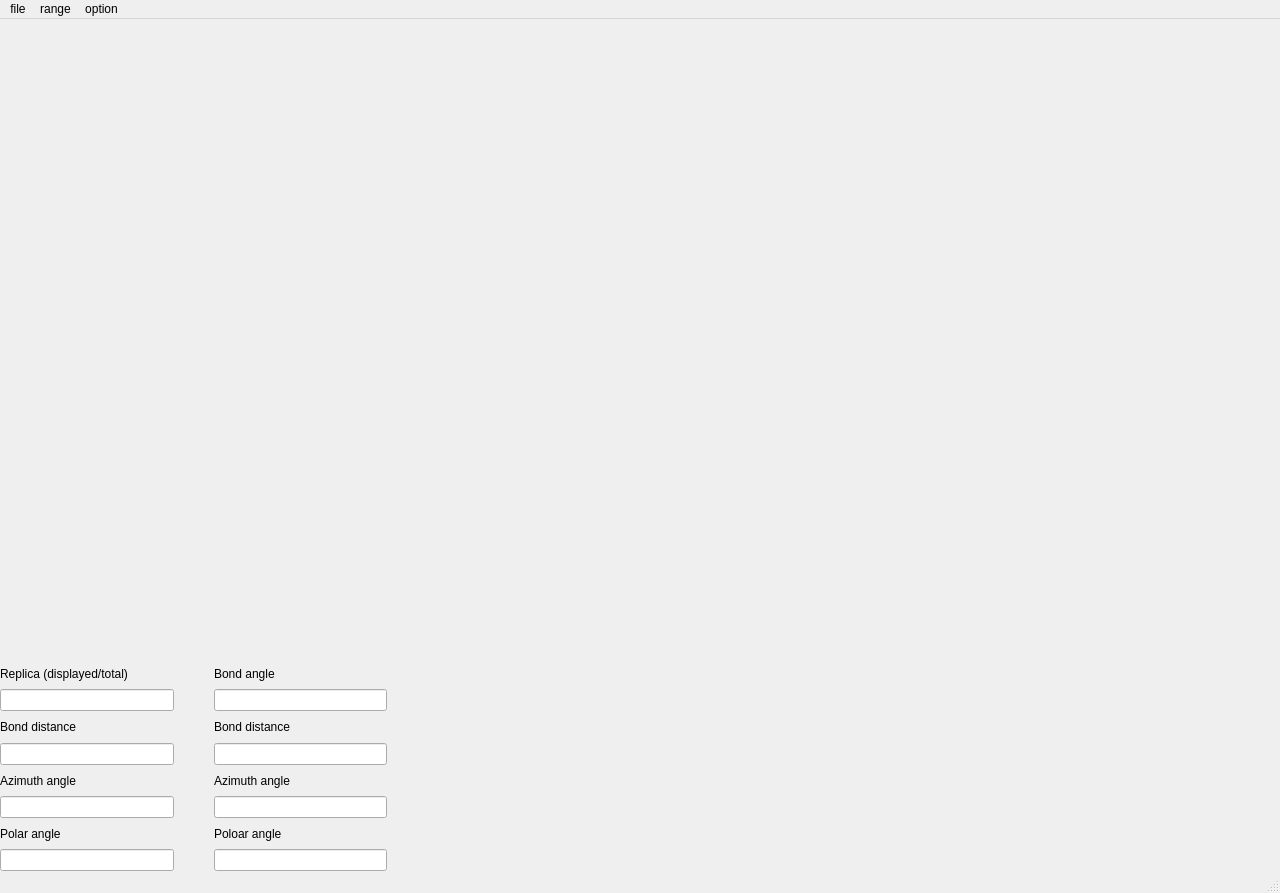
<?xml version="1.0" encoding="UTF-8"?>
<ui version="4.0">
 <class>MainWindow</class>
 <widget class="QMainWindow" name="MainWindow">
  <property name="geometry">
   <rect>
    <x>0</x>
    <y>0</y>
    <width>1280</width>
    <height>893</height>
   </rect>
  </property>
  <property name="sizePolicy">
   <sizepolicy hsizetype="Expanding" vsizetype="Expanding">
    <horstretch>0</horstretch>
    <verstretch>0</verstretch>
   </sizepolicy>
  </property>
  <property name="minimumSize">
   <size>
    <width>1280</width>
    <height>893</height>
   </size>
  </property>
  <property name="windowTitle">
   <string>MainWindow</string>
  </property>
  <widget class="QWidget" name="centralwidget">
   <property name="sizePolicy">
    <sizepolicy hsizetype="Expanding" vsizetype="Expanding">
     <horstretch>0</horstretch>
     <verstretch>0</verstretch>
    </sizepolicy>
   </property>
   <property name="minimumSize">
    <size>
     <width>1280</width>
     <height>720</height>
    </size>
   </property>
   <layout class="QHBoxLayout" name="horizontalLayout_2">
    <property name="spacing">
     <number>0</number>
    </property>
    <property name="leftMargin">
     <number>0</number>
    </property>
    <property name="topMargin">
     <number>0</number>
    </property>
    <property name="rightMargin">
     <number>0</number>
    </property>
    <property name="bottomMargin">
     <number>0</number>
    </property>
    <item>
     <layout class="QGridLayout" name="centralLayout" rowstretch="3,1" columnstretch="1,2">
      <property name="spacing">
       <number>0</number>
      </property>
      <item row="0" column="1">
       <widget class="QWidget" name="g2dWidget" native="true">
        <layout class="QVBoxLayout" name="verticalLayout">
         <property name="spacing">
          <number>0</number>
         </property>
         <property name="leftMargin">
          <number>0</number>
         </property>
         <property name="topMargin">
          <number>0</number>
         </property>
         <property name="rightMargin">
          <number>0</number>
         </property>
         <property name="bottomMargin">
          <number>0</number>
         </property>
         <item>
          <layout class="QVBoxLayout" name="g2dLayout" stretch="2,1">
           <property name="spacing">
            <number>0</number>
           </property>
           <item>
            <widget class="QWidget" name="spWidget" native="true">
             <layout class="QGridLayout" name="gridLayout">
              <property name="leftMargin">
               <number>0</number>
              </property>
              <property name="topMargin">
               <number>0</number>
              </property>
              <property name="rightMargin">
               <number>0</number>
              </property>
              <property name="bottomMargin">
               <number>0</number>
              </property>
              <property name="spacing">
               <number>0</number>
              </property>
              <item row="0" column="0">
               <layout class="QGridLayout" name="spLayout">
                <property name="sizeConstraint">
                 <enum>QLayout::SetMinimumSize</enum>
                </property>
                <property name="spacing">
                 <number>0</number>
                </property>
                <item row="0" column="1">
                 <widget class="QWidget" name="aoWidget" native="true">
                  <property name="font">
                   <font>
                    <family>Arial</family>
                    <pointsize>10</pointsize>
                   </font>
                  </property>
                  <layout class="QGridLayout" name="gridLayout_2">
                   <property name="leftMargin">
                    <number>0</number>
                   </property>
                   <property name="topMargin">
                    <number>0</number>
                   </property>
                   <property name="rightMargin">
                    <number>0</number>
                   </property>
                   <property name="bottomMargin">
                    <number>0</number>
                   </property>
                   <property name="spacing">
                    <number>0</number>
                   </property>
                   <item row="0" column="0">
                    <layout class="QGridLayout" name="aoLayout">
                     <property name="leftMargin">
                      <number>1</number>
                     </property>
                     <property name="topMargin">
                      <number>1</number>
                     </property>
                     <property name="rightMargin">
                      <number>1</number>
                     </property>
                     <property name="bottomMargin">
                      <number>1</number>
                     </property>
                     <property name="spacing">
                      <number>1</number>
                     </property>
                    </layout>
                   </item>
                  </layout>
                 </widget>
                </item>
                <item row="1" column="1">
                 <widget class="QWidget" name="asWidget" native="true">
                  <property name="font">
                   <font>
                    <family>Arial</family>
                    <pointsize>10</pointsize>
                   </font>
                  </property>
                  <layout class="QGridLayout" name="gridLayout_3">
                   <property name="leftMargin">
                    <number>0</number>
                   </property>
                   <property name="topMargin">
                    <number>0</number>
                   </property>
                   <property name="rightMargin">
                    <number>0</number>
                   </property>
                   <property name="bottomMargin">
                    <number>0</number>
                   </property>
                   <property name="spacing">
                    <number>0</number>
                   </property>
                   <item row="0" column="0">
                    <layout class="QGridLayout" name="asLayout">
                     <property name="leftMargin">
                      <number>1</number>
                     </property>
                     <property name="topMargin">
                      <number>1</number>
                     </property>
                     <property name="rightMargin">
                      <number>1</number>
                     </property>
                     <property name="bottomMargin">
                      <number>1</number>
                     </property>
                     <property name="spacing">
                      <number>1</number>
                     </property>
                    </layout>
                   </item>
                  </layout>
                 </widget>
                </item>
                <item row="0" column="0">
                 <widget class="QWidget" name="doWidget" native="true">
                  <property name="font">
                   <font>
                    <family>Arial</family>
                    <pointsize>10</pointsize>
                   </font>
                  </property>
                  <layout class="QGridLayout" name="gridLayout_4" rowstretch="0">
                   <property name="leftMargin">
                    <number>0</number>
                   </property>
                   <property name="topMargin">
                    <number>0</number>
                   </property>
                   <property name="rightMargin">
                    <number>0</number>
                   </property>
                   <property name="bottomMargin">
                    <number>0</number>
                   </property>
                   <property name="spacing">
                    <number>0</number>
                   </property>
                   <item row="0" column="0">
                    <layout class="QGridLayout" name="doLayout">
                     <property name="leftMargin">
                      <number>1</number>
                     </property>
                     <property name="topMargin">
                      <number>1</number>
                     </property>
                     <property name="rightMargin">
                      <number>1</number>
                     </property>
                     <property name="bottomMargin">
                      <number>1</number>
                     </property>
                     <property name="spacing">
                      <number>1</number>
                     </property>
                    </layout>
                   </item>
                  </layout>
                 </widget>
                </item>
                <item row="1" column="0">
                 <widget class="QWidget" name="dsWidget" native="true">
                  <property name="font">
                   <font>
                    <family>Arial</family>
                    <pointsize>10</pointsize>
                   </font>
                  </property>
                  <layout class="QGridLayout" name="gridLayout_5">
                   <property name="leftMargin">
                    <number>0</number>
                   </property>
                   <property name="topMargin">
                    <number>0</number>
                   </property>
                   <property name="rightMargin">
                    <number>0</number>
                   </property>
                   <property name="bottomMargin">
                    <number>0</number>
                   </property>
                   <property name="spacing">
                    <number>0</number>
                   </property>
                   <item row="0" column="0">
                    <layout class="QGridLayout" name="dsLayout">
                     <property name="leftMargin">
                      <number>1</number>
                     </property>
                     <property name="topMargin">
                      <number>1</number>
                     </property>
                     <property name="rightMargin">
                      <number>1</number>
                     </property>
                     <property name="bottomMargin">
                      <number>1</number>
                     </property>
                     <property name="spacing">
                      <number>1</number>
                     </property>
                    </layout>
                   </item>
                  </layout>
                 </widget>
                </item>
                <item row="0" column="2">
                 <widget class="QWidget" name="eoWidget" native="true">
                  <property name="font">
                   <font>
                    <family>Arial</family>
                    <pointsize>10</pointsize>
                   </font>
                  </property>
                  <layout class="QGridLayout" name="gridLayout_6">
                   <property name="leftMargin">
                    <number>0</number>
                   </property>
                   <property name="topMargin">
                    <number>0</number>
                   </property>
                   <property name="rightMargin">
                    <number>0</number>
                   </property>
                   <property name="bottomMargin">
                    <number>0</number>
                   </property>
                   <property name="spacing">
                    <number>0</number>
                   </property>
                   <item row="0" column="0">
                    <layout class="QGridLayout" name="eoLayout">
                     <property name="leftMargin">
                      <number>1</number>
                     </property>
                     <property name="topMargin">
                      <number>1</number>
                     </property>
                     <property name="rightMargin">
                      <number>1</number>
                     </property>
                     <property name="bottomMargin">
                      <number>1</number>
                     </property>
                     <property name="spacing">
                      <number>1</number>
                     </property>
                    </layout>
                   </item>
                  </layout>
                 </widget>
                </item>
                <item row="1" column="2">
                 <widget class="QWidget" name="esWidget" native="true">
                  <property name="font">
                   <font>
                    <family>Arial</family>
                    <pointsize>10</pointsize>
                   </font>
                  </property>
                  <layout class="QGridLayout" name="gridLayout_7">
                   <property name="leftMargin">
                    <number>0</number>
                   </property>
                   <property name="topMargin">
                    <number>0</number>
                   </property>
                   <property name="rightMargin">
                    <number>0</number>
                   </property>
                   <property name="bottomMargin">
                    <number>0</number>
                   </property>
                   <property name="spacing">
                    <number>0</number>
                   </property>
                   <item row="0" column="0">
                    <layout class="QGridLayout" name="esLayout">
                     <property name="leftMargin">
                      <number>1</number>
                     </property>
                     <property name="topMargin">
                      <number>1</number>
                     </property>
                     <property name="rightMargin">
                      <number>1</number>
                     </property>
                     <property name="bottomMargin">
                      <number>1</number>
                     </property>
                     <property name="spacing">
                      <number>1</number>
                     </property>
                    </layout>
                   </item>
                  </layout>
                 </widget>
                </item>
               </layout>
              </item>
             </layout>
            </widget>
           </item>
           <item>
            <widget class="QWidget" name="tiWidget" native="true">
             <layout class="QHBoxLayout" name="horizontalLayout_3">
              <property name="spacing">
               <number>0</number>
              </property>
              <property name="leftMargin">
               <number>0</number>
              </property>
              <property name="topMargin">
               <number>0</number>
              </property>
              <property name="rightMargin">
               <number>0</number>
              </property>
              <property name="bottomMargin">
               <number>0</number>
              </property>
              <item>
               <layout class="QHBoxLayout" name="tiLayout">
                <property name="spacing">
                 <number>0</number>
                </property>
                <item>
                 <widget class="QWidget" name="dtiWidget" native="true">
                  <layout class="QHBoxLayout" name="horizontalLayout_5">
                   <property name="spacing">
                    <number>0</number>
                   </property>
                   <property name="leftMargin">
                    <number>0</number>
                   </property>
                   <property name="topMargin">
                    <number>0</number>
                   </property>
                   <property name="rightMargin">
                    <number>0</number>
                   </property>
                   <property name="bottomMargin">
                    <number>0</number>
                   </property>
                   <item>
                    <layout class="QHBoxLayout" name="dtiLayout">
                     <property name="spacing">
                      <number>1</number>
                     </property>
                     <property name="leftMargin">
                      <number>1</number>
                     </property>
                     <property name="topMargin">
                      <number>1</number>
                     </property>
                     <property name="rightMargin">
                      <number>1</number>
                     </property>
                     <property name="bottomMargin">
                      <number>1</number>
                     </property>
                    </layout>
                   </item>
                  </layout>
                 </widget>
                </item>
                <item>
                 <widget class="QWidget" name="atiWidget" native="true">
                  <layout class="QHBoxLayout" name="horizontalLayout_6">
                   <property name="spacing">
                    <number>0</number>
                   </property>
                   <property name="leftMargin">
                    <number>0</number>
                   </property>
                   <property name="topMargin">
                    <number>0</number>
                   </property>
                   <property name="rightMargin">
                    <number>0</number>
                   </property>
                   <property name="bottomMargin">
                    <number>0</number>
                   </property>
                   <item>
                    <layout class="QHBoxLayout" name="atiLayout">
                     <property name="spacing">
                      <number>1</number>
                     </property>
                     <property name="leftMargin">
                      <number>1</number>
                     </property>
                     <property name="topMargin">
                      <number>1</number>
                     </property>
                     <property name="rightMargin">
                      <number>1</number>
                     </property>
                     <property name="bottomMargin">
                      <number>1</number>
                     </property>
                    </layout>
                   </item>
                  </layout>
                 </widget>
                </item>
                <item>
                 <widget class="QWidget" name="etiWidget" native="true">
                  <layout class="QHBoxLayout" name="horizontalLayout_4">
                   <property name="spacing">
                    <number>0</number>
                   </property>
                   <property name="leftMargin">
                    <number>0</number>
                   </property>
                   <property name="topMargin">
                    <number>0</number>
                   </property>
                   <property name="rightMargin">
                    <number>0</number>
                   </property>
                   <property name="bottomMargin">
                    <number>0</number>
                   </property>
                   <item>
                    <layout class="QHBoxLayout" name="etiLayout">
                     <property name="spacing">
                      <number>1</number>
                     </property>
                     <property name="leftMargin">
                      <number>1</number>
                     </property>
                     <property name="topMargin">
                      <number>1</number>
                     </property>
                     <property name="rightMargin">
                      <number>1</number>
                     </property>
                     <property name="bottomMargin">
                      <number>1</number>
                     </property>
                    </layout>
                   </item>
                  </layout>
                 </widget>
                </item>
               </layout>
              </item>
             </layout>
            </widget>
           </item>
          </layout>
         </item>
        </layout>
       </widget>
      </item>
      <item row="0" column="0">
       <widget class="QWidget" name="g3dWidget" native="true">
        <layout class="QVBoxLayout" name="verticalLayout_2">
         <property name="leftMargin">
          <number>0</number>
         </property>
         <property name="topMargin">
          <number>0</number>
         </property>
         <property name="rightMargin">
          <number>0</number>
         </property>
         <property name="bottomMargin">
          <number>0</number>
         </property>
         <item>
          <layout class="QVBoxLayout" name="g3dLayout">
           <property name="spacing">
            <number>0</number>
           </property>
          </layout>
         </item>
        </layout>
       </widget>
      </item>
      <item row="1" column="0" colspan="2">
       <widget class="QWidget" name="bottomWidget" native="true">
        <layout class="QVBoxLayout" name="verticalLayout_3">
         <property name="spacing">
          <number>0</number>
         </property>
         <property name="leftMargin">
          <number>0</number>
         </property>
         <property name="topMargin">
          <number>0</number>
         </property>
         <property name="rightMargin">
          <number>0</number>
         </property>
         <property name="bottomMargin">
          <number>0</number>
         </property>
         <item>
          <layout class="QHBoxLayout" name="bottomLayout" stretch="1,2">
           <property name="spacing">
            <number>0</number>
           </property>
           <item>
            <widget class="QWidget" name="infoWidget" native="true">
             <layout class="QHBoxLayout" name="horizontalLayout_7">
              <property name="spacing">
               <number>0</number>
              </property>
              <property name="leftMargin">
               <number>0</number>
              </property>
              <property name="topMargin">
               <number>0</number>
              </property>
              <property name="rightMargin">
               <number>0</number>
              </property>
              <property name="bottomMargin">
               <number>0</number>
              </property>
              <item>
               <layout class="QGridLayout" name="infoLayout" rowstretch="1,4,1,4,1,4,1,4" columnstretch="1,0,1,0">
                <property name="spacing">
                 <number>0</number>
                </property>
                <item row="4" column="2">
                 <widget class="QLabel" name="b2aLabel">
                  <property name="text">
                   <string>Azimuth angle</string>
                  </property>
                 </widget>
                </item>
                <item row="6" column="2">
                 <widget class="QLabel" name="b2eLabel">
                  <property name="text">
                   <string>Poloar angle</string>
                  </property>
                 </widget>
                </item>
                <item row="1" column="2">
                 <widget class="QLineEdit" name="baLine">
                  <property name="readOnly">
                   <bool>true</bool>
                  </property>
                 </widget>
                </item>
                <item row="7" column="0">
                 <widget class="QLineEdit" name="b1eLine">
                  <property name="readOnly">
                   <bool>true</bool>
                  </property>
                 </widget>
                </item>
                <item row="0" column="2">
                 <widget class="QLabel" name="baLabel">
                  <property name="text">
                   <string>Bond angle</string>
                  </property>
                 </widget>
                </item>
                <item row="6" column="0">
                 <widget class="QLabel" name="b1eLabel">
                  <property name="text">
                   <string>Polar angle</string>
                  </property>
                 </widget>
                </item>
                <item row="2" column="2">
                 <widget class="QLabel" name="b2rLabel">
                  <property name="text">
                   <string>Bond distance</string>
                  </property>
                 </widget>
                </item>
                <item row="1" column="0">
                 <widget class="QLineEdit" name="amountLine">
                  <property name="readOnly">
                   <bool>true</bool>
                  </property>
                 </widget>
                </item>
                <item row="3" column="0">
                 <widget class="QLineEdit" name="b1rLine">
                  <property name="readOnly">
                   <bool>true</bool>
                  </property>
                 </widget>
                </item>
                <item row="5" column="2">
                 <widget class="QLineEdit" name="b2aLine">
                  <property name="readOnly">
                   <bool>true</bool>
                  </property>
                 </widget>
                </item>
                <item row="3" column="2">
                 <widget class="QLineEdit" name="b2rLine">
                  <property name="readOnly">
                   <bool>true</bool>
                  </property>
                 </widget>
                </item>
                <item row="7" column="2">
                 <widget class="QLineEdit" name="b2eLine">
                  <property name="readOnly">
                   <bool>true</bool>
                  </property>
                 </widget>
                </item>
                <item row="2" column="0">
                 <widget class="QLabel" name="b1rLabel">
                  <property name="text">
                   <string>Bond distance</string>
                  </property>
                 </widget>
                </item>
                <item row="5" column="0">
                 <widget class="QLineEdit" name="b1aLine">
                  <property name="readOnly">
                   <bool>true</bool>
                  </property>
                 </widget>
                </item>
                <item row="4" column="0">
                 <widget class="QLabel" name="b1aLabel">
                  <property name="text">
                   <string>Azimuth angle</string>
                  </property>
                 </widget>
                </item>
                <item row="0" column="0">
                 <widget class="QLabel" name="amountLabel">
                  <property name="text">
                   <string>Replica (displayed/total)</string>
                  </property>
                 </widget>
                </item>
                <item row="1" column="1">
                 <spacer name="infoSpacer">
                  <property name="orientation">
                   <enum>Qt::Horizontal</enum>
                  </property>
                  <property name="sizeHint" stdset="0">
                   <size>
                    <width>40</width>
                    <height>20</height>
                   </size>
                  </property>
                 </spacer>
                </item>
                <item row="1" column="3">
                 <spacer name="infoSpacer_2">
                  <property name="orientation">
                   <enum>Qt::Horizontal</enum>
                  </property>
                  <property name="sizeHint" stdset="0">
                   <size>
                    <width>40</width>
                    <height>20</height>
                   </size>
                  </property>
                 </spacer>
                </item>
               </layout>
              </item>
             </layout>
            </widget>
           </item>
           <item>
            <widget class="QWidget" name="chiWidget" native="true">
             <layout class="QHBoxLayout" name="horizontalLayout_8">
              <property name="spacing">
               <number>0</number>
              </property>
              <property name="leftMargin">
               <number>0</number>
              </property>
              <property name="topMargin">
               <number>0</number>
              </property>
              <property name="rightMargin">
               <number>0</number>
              </property>
              <property name="bottomMargin">
               <number>0</number>
              </property>
              <item>
               <layout class="QHBoxLayout" name="chiLayout" stretch="1,1,1">
                <property name="spacing">
                 <number>0</number>
                </property>
                <item>
                 <widget class="QWidget" name="chixWidget" native="true">
                  <property name="minimumSize">
                   <size>
                    <width>283</width>
                    <height>207</height>
                   </size>
                  </property>
                  <layout class="QHBoxLayout" name="horizontalLayout" stretch="0">
                   <property name="spacing">
                    <number>0</number>
                   </property>
                   <property name="leftMargin">
                    <number>0</number>
                   </property>
                   <property name="topMargin">
                    <number>0</number>
                   </property>
                   <property name="rightMargin">
                    <number>0</number>
                   </property>
                   <property name="bottomMargin">
                    <number>0</number>
                   </property>
                   <item>
                    <layout class="QHBoxLayout" name="chixLayout">
                     <property name="spacing">
                      <number>1</number>
                     </property>
                     <property name="leftMargin">
                      <number>1</number>
                     </property>
                     <property name="topMargin">
                      <number>1</number>
                     </property>
                     <property name="rightMargin">
                      <number>1</number>
                     </property>
                     <property name="bottomMargin">
                      <number>1</number>
                     </property>
                    </layout>
                   </item>
                  </layout>
                 </widget>
                </item>
                <item>
                 <widget class="QWidget" name="chiy" native="true">
                  <layout class="QHBoxLayout" name="horizontalLayout_10">
                   <property name="leftMargin">
                    <number>0</number>
                   </property>
                   <property name="topMargin">
                    <number>0</number>
                   </property>
                   <property name="rightMargin">
                    <number>0</number>
                   </property>
                   <property name="bottomMargin">
                    <number>0</number>
                   </property>
                   <item>
                    <layout class="QHBoxLayout" name="chiyLayout">
                     <property name="spacing">
                      <number>1</number>
                     </property>
                     <property name="leftMargin">
                      <number>1</number>
                     </property>
                     <property name="topMargin">
                      <number>1</number>
                     </property>
                     <property name="rightMargin">
                      <number>1</number>
                     </property>
                     <property name="bottomMargin">
                      <number>1</number>
                     </property>
                    </layout>
                   </item>
                  </layout>
                 </widget>
                </item>
                <item>
                 <widget class="QWidget" name="chizWidget" native="true">
                  <property name="minimumSize">
                   <size>
                    <width>283</width>
                    <height>207</height>
                   </size>
                  </property>
                  <layout class="QHBoxLayout" name="horizontalLayout_9">
                   <property name="spacing">
                    <number>0</number>
                   </property>
                   <property name="leftMargin">
                    <number>0</number>
                   </property>
                   <property name="topMargin">
                    <number>0</number>
                   </property>
                   <property name="rightMargin">
                    <number>0</number>
                   </property>
                   <property name="bottomMargin">
                    <number>0</number>
                   </property>
                   <item>
                    <layout class="QHBoxLayout" name="chizLayout">
                     <property name="spacing">
                      <number>1</number>
                     </property>
                     <property name="leftMargin">
                      <number>1</number>
                     </property>
                     <property name="topMargin">
                      <number>1</number>
                     </property>
                     <property name="rightMargin">
                      <number>1</number>
                     </property>
                     <property name="bottomMargin">
                      <number>1</number>
                     </property>
                    </layout>
                   </item>
                  </layout>
                 </widget>
                </item>
               </layout>
              </item>
             </layout>
            </widget>
           </item>
          </layout>
         </item>
        </layout>
       </widget>
      </item>
     </layout>
    </item>
   </layout>
  </widget>
  <widget class="QMenuBar" name="menuBar">
   <property name="geometry">
    <rect>
     <x>0</x>
     <y>0</y>
     <width>1280</width>
     <height>23</height>
    </rect>
   </property>
   <widget class="QMenu" name="fileMenu">
    <property name="title">
     <string>file</string>
    </property>
    <addaction name="readAction"/>
    <addaction name="saveAction"/>
   </widget>
   <widget class="QMenu" name="rangeMenu">
    <property name="title">
     <string>range</string>
    </property>
    <addaction name="d_oAction"/>
    <addaction name="a_oAction"/>
    <addaction name="e_oAction"/>
    <addaction name="d_sAction"/>
    <addaction name="a_sAction"/>
    <addaction name="e_sAction"/>
    <addaction name="d_tiAction"/>
    <addaction name="a_tiAction"/>
    <addaction name="e_tiAction"/>
   </widget>
   <widget class="QMenu" name="optionMenu">
    <property name="title">
     <string>option</string>
    </property>
    <addaction name="neighborAction"/>
    <addaction name="regionAction"/>
   </widget>
   <addaction name="fileMenu"/>
   <addaction name="rangeMenu"/>
   <addaction name="optionMenu"/>
  </widget>
  <widget class="QStatusBar" name="statusbar"/>
  <action name="readAction">
   <property name="enabled">
    <bool>true</bool>
   </property>
   <property name="text">
    <string>read...</string>
   </property>
  </action>
  <action name="saveAction">
   <property name="enabled">
    <bool>true</bool>
   </property>
   <property name="text">
    <string>save...</string>
   </property>
  </action>
  <action name="d_oAction">
   <property name="checkable">
    <bool>true</bool>
   </property>
   <property name="checked">
    <bool>false</bool>
   </property>
   <property name="text">
    <string>distance1</string>
   </property>
  </action>
  <action name="a_oAction">
   <property name="checkable">
    <bool>false</bool>
   </property>
   <property name="text">
    <string>azimuth1</string>
   </property>
  </action>
  <action name="e_oAction">
   <property name="checkable">
    <bool>false</bool>
   </property>
   <property name="text">
    <string>elevation1</string>
   </property>
  </action>
  <action name="d_sAction">
   <property name="checkable">
    <bool>true</bool>
   </property>
   <property name="text">
    <string>distance2</string>
   </property>
  </action>
  <action name="a_sAction">
   <property name="checkable">
    <bool>true</bool>
   </property>
   <property name="text">
    <string>azimuth2</string>
   </property>
  </action>
  <action name="e_sAction">
   <property name="checkable">
    <bool>true</bool>
   </property>
   <property name="text">
    <string>elevation2</string>
   </property>
  </action>
  <action name="heightAction">
   <property name="checkable">
    <bool>true</bool>
   </property>
   <property name="text">
    <string>height</string>
   </property>
  </action>
  <action name="neighborAction">
   <property name="checkable">
    <bool>true</bool>
   </property>
   <property name="text">
    <string>nearest neighbor</string>
   </property>
  </action>
  <action name="regionAction">
   <property name="checkable">
    <bool>true</bool>
   </property>
   <property name="checked">
    <bool>true</bool>
   </property>
   <property name="text">
    <string>selection bar</string>
   </property>
  </action>
  <action name="expAction">
   <property name="text">
    <string>exp data...</string>
   </property>
  </action>
  <action name="d_tiAction">
   <property name="text">
    <string>distance3</string>
   </property>
  </action>
  <action name="a_tiAction">
   <property name="text">
    <string>azimuth3</string>
   </property>
  </action>
  <action name="e_tiAction">
   <property name="text">
    <string>elevation3</string>
   </property>
  </action>
 </widget>
 <resources/>
 <connections/>
</ui>
